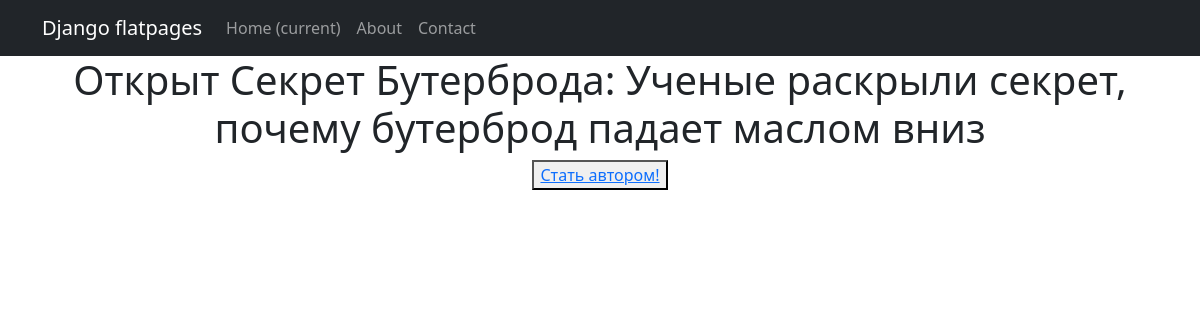
Before: /news/5 (signed in) with the older database file.
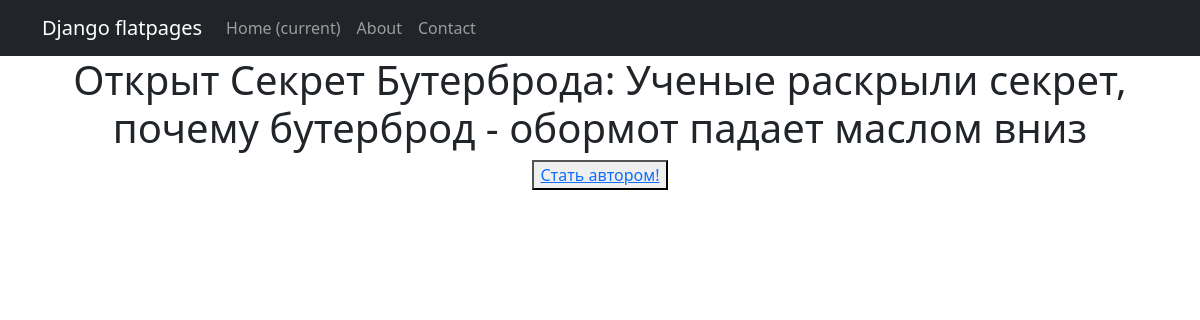
After: the same page with the newer database file.
### news/models.py (models this page shows, shortened)
class Post(models.Model):
    post = 'post'
    news = 'news'
    TYPES = [
        (post, 'Статья'),
        (news, 'Новость')
    ]
    author = models.ForeignKey(Author, on_delete=models.CASCADE)
    type = models.CharField(max_length=4,
                                choices=TYPES,
                                default=post)
    time_in = models.DateTimeField(auto_now_add=True)
    head = models.CharField(max_length=255)
    text = models.TextField()
    rate = models.IntegerField(default=0.0)
    post_category = models.ManyToManyField(Category,through='PostCategory')
    def __str__(self):
        return f'{self.head.title()}: {self.text}'

### news/views.py (the view)
# urls.py: path('<int:pk>', PostDetail.as_view(),name='post_detail'),
class PostDetail(LoginRequiredMixin,DetailView):
    model = Post
    template_name = 'post.html'
    context_object_name = 'post'
    def get_context_data(self, **kwargs):
        context = super().get_context_data(**kwargs)
        context['is_not_author'] = not self.request.user.groups.filter(name='author').exists()
        return context

### templates/post.html (shortened to what this page needs)
{% extends 'flatpages/default.html' %}
{% block content %}
<h1>{{ post }}</h1>
{% if is_not_author %}
<button> <a href="/news/upgrade/"> Стать автором!</a> </button>
{% endif %}
{% endblock content %}

Changed rows visible on the page:
changed Post: head+text "Открыт Секрет Бутерброда: Ученые раскрыли секрет, почему бутерброд падает маслом вниз" → "Открыт Секрет Бутерброда: Ученые раскрыли секрет, почему бутерброд - обормот падает маслом вниз"
